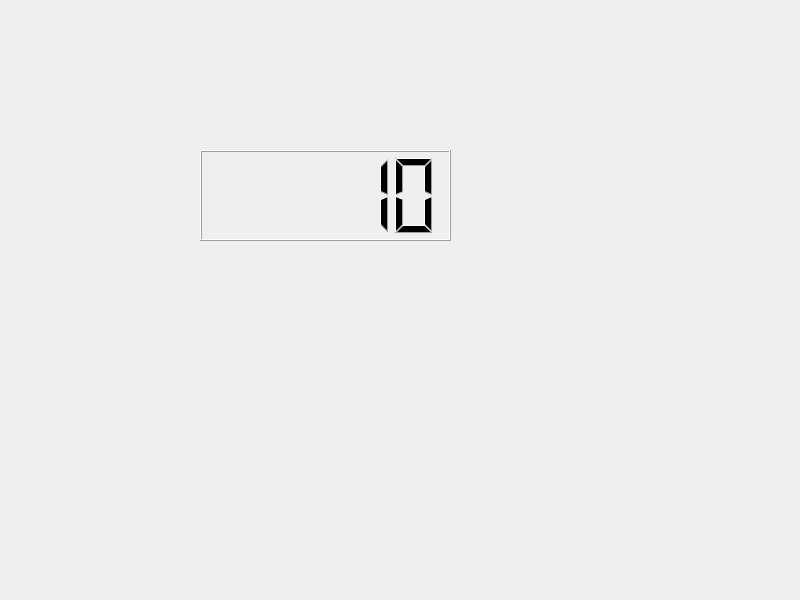
<?xml version="1.0" encoding="UTF-8"?>
<ui version="4.0">
 <class>Widget</class>
 <widget class="QWidget" name="Widget">
  <property name="geometry">
   <rect>
    <x>0</x>
    <y>0</y>
    <width>800</width>
    <height>600</height>
   </rect>
  </property>
  <property name="windowTitle">
   <string>Widget</string>
  </property>
  <widget class="QLCDNumber" name="lcdNumber">
   <property name="geometry">
    <rect>
     <x>200</x>
     <y>150</y>
     <width>251</width>
     <height>91</height>
    </rect>
   </property>
   <property name="intValue" stdset="0">
    <number>10</number>
   </property>
  </widget>
 </widget>
 <resources/>
 <connections/>
</ui>
